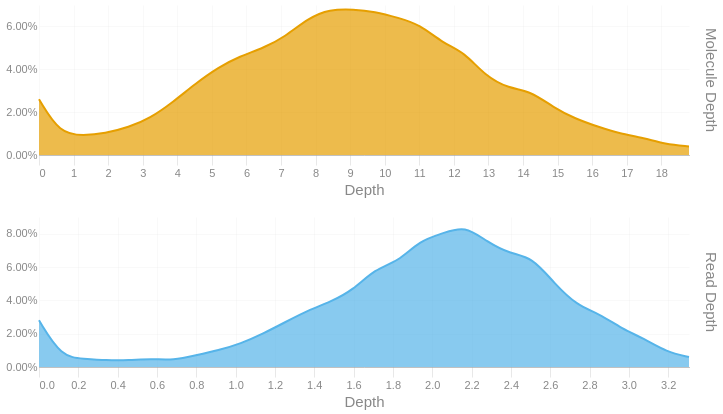

Source (notebook cell):
### Code cell
readdep = depth_hist(tb['Read Depth'], q99, 3)
readdep = readdep.with_columns(pl.lit('Read Depth').alias('Metric'))
if not SKIPLR:
    moldep = depth_hist(tb['Molecule Depth'], mol_q99, 1)
    moldep = moldep.with_columns(pl.lit('Molecule Depth').alias('Metric'))
    _hist = pl.concat([readdep, moldep])
    _hist = _hist.filter(pl.col('Proportion') != 0)
    with SafeRender(_hist):
        (
            alt.Chart(_hist)        
            .mark_area(interpolate = "basis")
            .encode(
                x=alt.X('Bin:Q').scale(domainMin=0).axis(alt.Axis(title='Depth')),
                y = alt.Y('Proportion:Q', title = None).axis(format = '.2%'),
                color = alt.Color('Metric:N').legend(None),
                row = alt.Row("Metric:N").header(title = None, labelOrient = 'right'),
                tooltip = [
                    alt.Tooltip("Metric:N", title = "Metric"),
                    alt.Tooltip('Interval:N', title = "Depth Interval"),
                    alt.Tooltip('Proportion:Q', title = "% Alignments").format('.2%')
                ]
            )
            .resolve_scale(x='independent', y='independent')
            .properties(
                height = 150, width = 650,
                usermeta={'embedOptions': {'downloadFileName': f'{samplename}.depth.hist'}}
            )
        ).display()
else:
    readdep = readdep.filter(pl.col('Proportion') != 0)
    with SafeRender(readdep):
        (
            alt.Chart(readdep)        
            .mark_area(interpolate = "basis")
            .encode(
                x=alt.X('Bin:Q').scale(domainMin=0).axis(alt.Axis(title='Depth')),
                y = alt.Y('Proportion:Q', title = None).axis(format = '.2%'),
                tooltip = [
                    alt.Tooltip('Interval:N', title = "Depth Interval"),
                    alt.Tooltip('Proportion:Q', title = "% Alignments").format('.2%')
                ]
            )
            .properties(
                usermeta={'embedOptions': {'downloadFileName': f'{samplename}.depth.hist'}}
            )
        ).display()

### Figure 1 — Vega-Lite specification as saved in the notebook (floating-point values rounded to 4 significant figures)
{"width": 650, "height": 150, "config": {"title": {"anchor": "start", "dy": -15, "fontSize": 18, "color": "#888888", "subtitleColor": "#888888", "subtitleFontSize": 14}, "arc": {"fill": "#0072B2"}, "axis": {"domainColor": "#888888", "domainWidth": 0.5, "gridWidth": 0.2, "grid": false, "titleFontWeight": 400, "titleFontSize": 15, "labelFontSize": 11, "labelColor": "#888888", "tickColor": "#888888", "tickWidth": 0.2, "titleColor": "#888888"}, "axisBand": {"grid": false}, "axisX": {"grid": true, "tickSize": 10, "domainCap": "round"}, "axisY": {"domain": false, "grid": true, "tickSize": 0, "domainCap": "round"}, "background": "transparent", "header": {"labelFontSize": 15, "labelColor": "#888888", "titleFontSize": 15, "titleFontWeight": 600, "titleColor": "#888888"}, "legend": {"labelFont": "sans-serif", "labelFontSize": 12, "labelColor": "#888888", "symbolSize": 100, "symbolType": "circle", "titleFontSize": 12, "titlePadding": 10, "titleColor": "#888888", "title": null}, "range": {"category": ["#E69F00", "#56B4E9", "#009E73", "#F0E442", "#0072B2", "#D55E00", "#CC79A7", "#000000"], "diverging": ["#cfe8f3", "#a2d4ec", "#73bfe2", "#46abdb", "#1696d2", "#12719e"]}, "area": {"fill": "#0072B2", "fillOpacity": 0.7, "line": true, "strokeOpacity": 0.7}, "line": {"color": "#0072B2", "stroke": "#0072B2", "strokeWidth": 2}, "trail": {"color": "#0072B2", "stroke": "#0072B2", "strokeWidth": 0, "size": 1}, "point": {"filled": true, "fillOpacity": 1.0, "size": 95}, "text": {"color": "#888888", "fontSize": 11, "align": "right", "fontWeight": 400, "size": 11}, "bar": {"fill": "#0072B2", "stroke": null}, "view": {"stroke": null, "continuousWidth": 660, "continuousHeight": 400}}, "data": {"name": "data-5ff971585b7df867797ef4e77a5069b7"}, "mark": {"type": "area", "interpolate": "basis"}, "encoding": {"color": {"field": "Metric", "legend": null, "type": "nominal"}, "row": {"field": "Metric", "header": {"title": null, "labelOrient": "right"}, "type": "nominal"}, "tooltip": [{"field": "Metric", "title": "Metric", "type": "nominal"}, {"field": "Interval", "title": "Depth Interval", "type": "nominal"}, {"field": "Proportion", "format": ".2%", "title": "% Alignments", "type": "quantitative"}], "x": {"axis": {"title": "Depth"}, "field": "Bin", "scale": {"domainMin": 0}, "type": "quantitative"}, "y": {"axis": {"format": ".2%"}, "field": "Proportion", "title": null, "type": "quantitative"}}, "resolve": {"scale": {"x": "independent", "y": "independent"}}, "usermeta": {"embedOptions": {"downloadFileName": "S1_Musquodoboit_001.depth.hist"}}, "$schema": "https://vega.github.io/schema/vega-lite/v6.1.0.json", "datasets": {"data-5ff971585b7df867797ef4e77a5069b7": [{"Bin": 0.0, "Interval": "0.0-0.114", "Proportion": 0.028, "Metric": "Read Depth"}, {"Bin": 0.114, "Interval": "0.114-0.228", "Proportion": 0.006, "Metric": "Read Depth"}, {"Bin": 0.228, "Interval": "0.228-0.342", "Proportion": 0.005, "Metric": "Read Depth"}, {"Bin": 0.342, "Interval": "0.342-0.456", "Proportion": 0.004, "Metric": "Read Depth"}, {"Bin": 0.456, "Interval": "0.456-0.57", "Proportion": 0.004, "Metric": "Read Depth"}, {"Bin": 0.57, "Interval": "0.57-0.684", "Proportion": 0.005, "Metric": "Read Depth"}, {"Bin": 0.684, "Interval": "0.684-0.798", "Proportion": 0.004, "Metric": "Read Depth"}, {"Bin": 0.798, "Interval": "0.798-0.912", "Proportion": 0.007, "Metric": "Read Depth"}, {"Bin": 0.912, "Interval": "0.912-1.026", "Proportion": 0.01, "Metric": "Read Depth"}, {"Bin": 1.026, "Interval": "1.026-1.14", "Proportion": 0.014, "Metric": "Read Depth"}, {"Bin": 1.14, "Interval": "1.14-1.254", "Proportion": 0.02, "Metric": "Read Depth"}, {"Bin": 1.254, "Interval": "1.254-1.368", "Proportion": 0.027, "Metric": "Read Depth"}, {"Bin": 1.368, "Interval": "1.368-1.482", "Proportion": 0.034, "Metric": "Read Depth"}, {"Bin": 1.482, "Interval": "1.482-1.596", "Proportion": 0.039, "Metric": "Read Depth"}, {"Bin": 1.596, "Interval": "1.596-1.71", "Proportion": 0.046, "Metric": "Read Depth"}, {"Bin": 1.71, "Interval": "1.71-1.824", "Proportion": 0.059, "Metric": "Read Depth"}, {"Bin": 1.824, "Interval": "1.824-1.938", "Proportion": 0.063, "Metric": "Read Depth"}, {"Bin": 1.938, "Interval": "1.938-2.052", "Proportion": 0.076, "Metric": "Read Depth"}, {"Bin": 2.052, "Interval": "2.052-2.166", "Proportion": 0.08, "Metric": "Read Depth"}, {"Bin": 2.166, "Interval": "2.166-2.28", "Proportion": 0.085, "Metric": "Read Depth"}, {"Bin": 2.28, "Interval": "2.28-2.394", "Proportion": 0.075, "Metric": "Read Depth"}, {"Bin": 2.394, "Interval": "2.394-2.508", "Proportion": 0.068, "Metric": "Read Depth"}, {"Bin": 2.508, "Interval": "2.508-2.622", "Proportion": 0.066, "Metric": "Read Depth"}, {"Bin": 2.622, "Interval": "2.622-2.736", "Proportion": 0.05, "Metric": "Read Depth"}, {"Bin": 2.736, "Interval": "2.736-2.85", "Proportion": 0.037, "Metric": "Read Depth"}, {"Bin": 2.85, "Interval": "2.85-2.964", "Proportion": 0.032, "Metric": "Read Depth"}, {"Bin": 2.964, "Interval": "2.964-3.078", "Proportion": 0.023, "Metric": "Read Depth"}, {"Bin": 3.078, "Interval": "3.078-3.192", "Proportion": 0.017, "Metric": "Read Depth"}, {"Bin": 3.192, "Interval": "3.192-3.306", "Proportion": 0.009, "Metric": "Read Depth"}, {"Bin": 3.306, "Interval": "3.306-3.42", "Proportion": 0.006, "Metric": "Read Depth"}, {"Bin": 0.0, "Interval": "0.0-0.6", "Proportion": 0.026, "Metric": "Molecule Depth"}, {"Bin": 0.6, "Interval": "0.6-1.3", "Proportion": 0.01, "Metric": "Molecule Depth"}, {"Bin": 1.3, "Interval": "1.3-1.9", "Proportion": 0.009, "Metric": "Molecule Depth"}, {"Bin": 1.9, "Interval": "1.9-2.6", "Proportion": 0.01, "Metric": "Molecule Depth"}, {"Bin": 2.6, "Interval": "2.6-3.2", "Proportion": 0.013, "Metric": "Molecule Depth"}, {"Bin": 3.2, "Interval": "3.2-3.9", "Proportion": 0.017, "Metric": "Molecule Depth"}, {"Bin": 3.9, "Interval": "3.9-4.5", "Proportion": 0.025, "Metric": "Molecule Depth"}, {"Bin": 4.5, "Interval": "4.5-5.2", "Proportion": 0.033, "Metric": "Molecule Depth"}, {"Bin": 5.2, "Interval": "5.2-5.8", "Proportion": 0.041, "Metric": "Molecule Depth"}, {"Bin": 5.8, "Interval": "5.8-6.5", "Proportion": 0.046, "Metric": "Molecule Depth"}, {"Bin": 6.5, "Interval": "6.5-7.1", "Proportion": 0.05, "Metric": "Molecule Depth"}, {"Bin": 7.1, "Interval": "7.1-7.8", "Proportion": 0.055, "Metric": "Molecule Depth"}, {"Bin": 7.8, "Interval": "7.8-8.4", "Proportion": 0.064, "Metric": "Molecule Depth"}, {"Bin": 8.4, "Interval": "8.4-9.1", "Proportion": 0.068, "Metric": "Molecule Depth"}, {"Bin": 9.1, "Interval": "9.1-9.7", "Proportion": 0.068, "Metric": "Molecule Depth"}, {"Bin": 9.7, "Interval": "9.7-10.4", "Proportion": 0.067, "Metric": "Molecule Depth"}, {"Bin": 10.4, "Interval": "10.4-11.0", "Proportion": 0.064, "Metric": "Molecule Depth"}, {"Bin": 11.0, "Interval": "11.0-11.7", "Proportion": 0.061, "Metric": "Molecule Depth"}, {"Bin": 11.7, "Interval": "11.7-12.3", "Proportion": 0.052, "Metric": "Molecule Depth"}, {"Bin": 12.3, "Interval": "12.3-12.9", "Proportion": 0.048, "Metric": "Molecule Depth"}, {"Bin": 12.9, "Interval": "12.9-13.6", "Proportion": 0.037, "Metric": "Molecule Depth"}, {"Bin": 13.6, "Interval": "13.6-14.2", "Proportion": 0.031, "Metric": "Molecule Depth"}, {"Bin": 14.2, "Interval": "14.2-14.9", "Proportion": 0.03, "Metric": "Molecule Depth"}, {"Bin": 14.9, "Interval": "14.9-15.5", "Proportion": 0.022, "Metric": "Molecule Depth"}, {"Bin": 15.5, "Interval": "15.5-16.2", "Proportion": 0.017, "Metric": "Molecule Depth"}, {"Bin": 16.2, "Interval": "16.2-16.8", "Proportion": 0.013, "Metric": "Molecule Depth"}, {"Bin": 16.8, "Interval": "16.8-17.5", "Proportion": 0.01, "Metric": "Molecule Depth"}, {"Bin": 17.5, "Interval": "17.5-18.1", "Proportion": 0.008, "Metric": "Molecule Depth"}, {"Bin": 18.1, "Interval": "18.1-18.8", "Proportion": 0.005, "Metric": "Molecule Depth"}, {"Bin": 18.8, "Interval": "18.8-19.42", "Proportion": 0.004, "Metric": "Molecule Depth"}]}}
